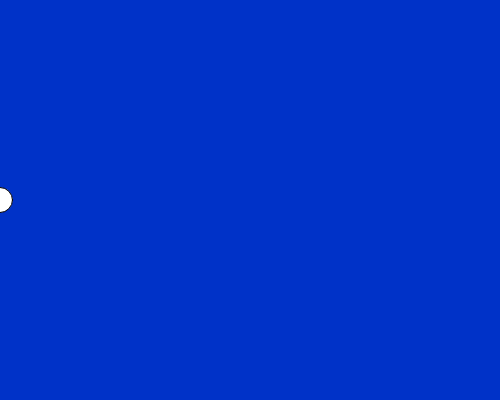
Frame 1 (no input)
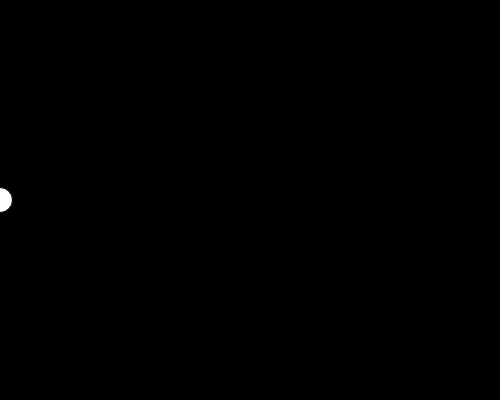
Frame 60 (no input)
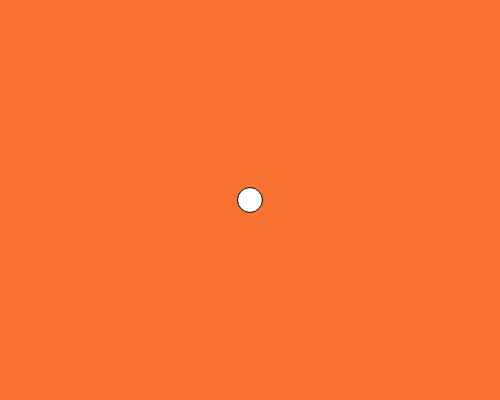
Frame 120 (the mouse pressed at the canvas centre since frame 60)

The p5.js sketch that drew these frames (run headless with seeded random() and noise() and a simulated clock; from frame 60 on, the mouse is pressed at the canvas centre):

// p5.js sketch
// ── sketch.js
var r = 0;
var g = 50;
var b = 200;

var ball 

// INITIALIZE ALL YOUR VARIABLES
// Ideally you would create 3 variables. red blue green or r, g, b


function setup(){
 createCanvas(500,400);
  
  
}


function draw(){
  background(r,g,b);
  
  // change the value of Red based on the mouse movement about the X axis
  r = map(mouseX,0,400,0,400); 
  
  // change the value of Green based on the mouse movement about the X axis
  g = map(mouseX,50,400,0,200);
  
  // change the value of Blue based on the mouse movement about the X axis
  b = map(mouseX,200,400,0,200);

  // Use the map() function to do so. 

  // Pass the values to the background() function you have learnt previously.

  // Create an ellipse that will move around with you mouse about the X axis.
  ellipse(mouseX,200,25);
  
 
}
